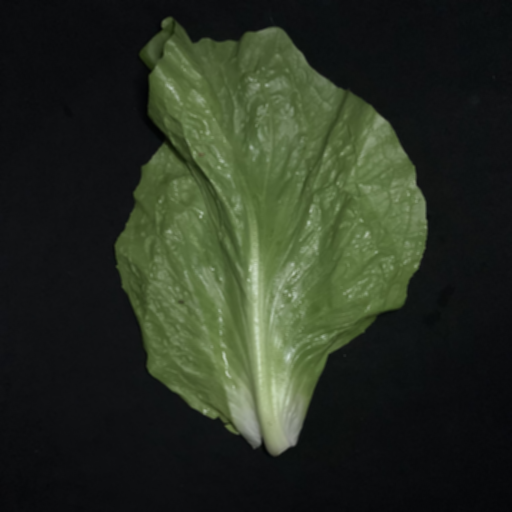
#> input picture folhas_augmented/0_romaine_lettuce/0-01-V1-B-M.png, 512 x 512 px; its folder holds only this picture in this run
$ python histogram_normalization.py
#> lines starting #> are read from the running program, lines starting #| are printed output that depends on the picture
import numpy as np
import skimage as ski
import scipy.signal as sps
import os

import matplotlib.pyplot as plt

def main():
    source_root = 'folhas_augmented'
    target_root = 'folhas_normalized'

    for folder in sorted(os.listdir(source_root)):
        print (folder)

        #Navigates through image files
        for file in sorted(os.listdir(source_root + '/' + folder)):
            if file[-5] != 'B' and file[-5] != 'W' and file[-5] != 'E' and file[-5] != 'L' and file[-5] != 'M':
                continue

            #Gets the image's relative path
            source_path = source_root + '/' + folder + '/' + file
            target_path = target_root + '/' + folder + '/' + file

            #Opens the image
            source_image = ski.io.imread(source_path, as_gray = False, plugin = None)
#> source_image is the input picture: shape (512, 512, 3); mean R, G, B 41.3, 48.8, 35

            #Converts image from RGB to HSV and extracts its V channel
            hsv_image = ski.color.rgb2hsv(source_image)
#> hsv_image: shape (512, 512, 3) float64; mean of channels 0, 1, 2 0.463, 0.268, 0.196
            v = hsv_image[:, :, 2]
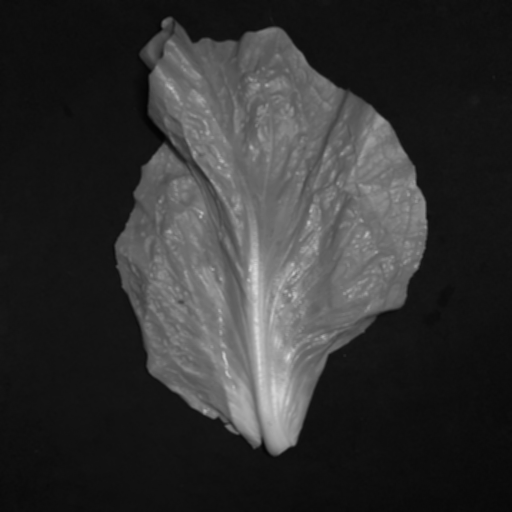
#> v: shape (512, 512) float64; min 0.0118, max 0.859, mean 0.196
            v = ski.util.img_as_ubyte(v)

            #Gets histogram from V channel, normalizes it, gets its CDF transform (adjusting it to integer max val = 255)
            #and equalizes the image's v channel in the s variable.
            hist, bins = np.histogram(v, bins = 256)
#> hist = 256 values, max 25252 at index 18, min 0 at index 6, mean 1024; bins = 257 values from 3 to 219
            hist = hist/(512*512)
#> hist = 256 values, max 0.0963 at index 18, min 0 at index 6, mean 0.00391
            s = 255*np.cumsum(hist)
#> s = 256 values from 0.00292 to 255
            s = np.round(s)
#> s = 256 values from 0 to 255
            img_eq = s[v]
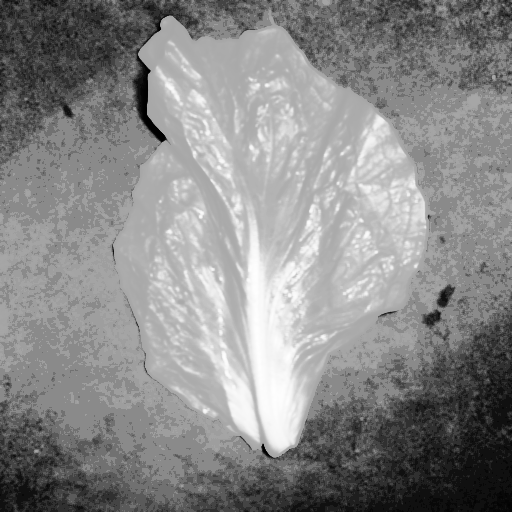
#> img_eq: shape (512, 512) float64; min 0, max 254, mean 136.8

            #Converts image back from HSV to RGB
            img_eq = np.stack([hsv_image[:, :, 0], hsv_image[:, :, 1], img_eq/255], 2)
#> img_eq: shape (512, 512, 3) float64; mean of channels 0, 1, 2 0.463, 0.268, 0.537
            img_eq = ski.color.hsv2rgb(img_eq)
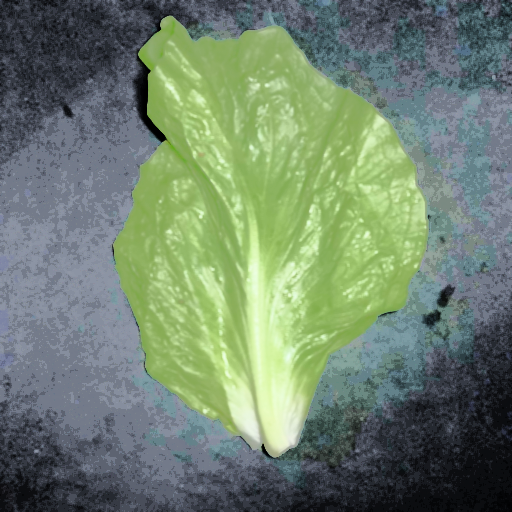
#> img_eq: shape (512, 512, 3) float64; mean R, G, B 0.44, 0.512, 0.432
            img_eq = ski.util.img_as_ubyte(img_eq)

            #Removes the extension and saves image to new path
            newpath = target_path[:-4]
            ski.io.imsave(newpath + '-Eq.png', img_eq)
#> pass 2 of the loop in main, `for folder in sorted(os.listdir(source_root)):`:
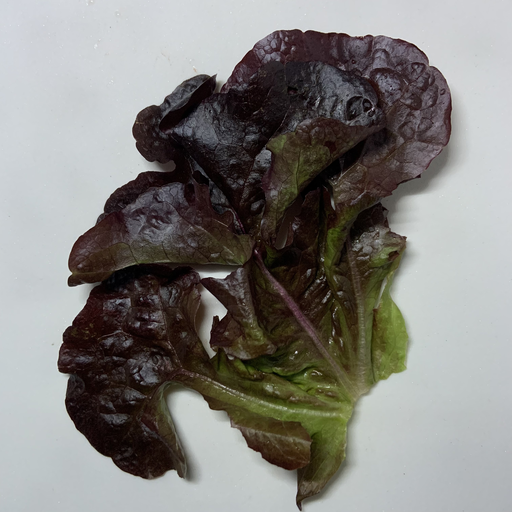
#> input picture folhas_augmented/1_red_leaf_lettuce/1-01-V1-W.png, 512 x 512 px
#> in main, source_image is the input picture: shape (512, 512, 3); mean R, G, B 130.8, 129.1, 125.5
#> hsv_image: shape (512, 512, 3) float64; mean of channels 0, 1, 2 0.433, 0.221, 0.529
#> in main, `v = hsv_image[:, :, 2]`:
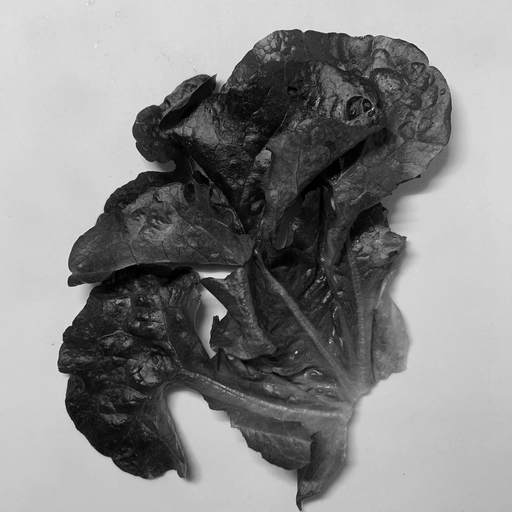
#> v: shape (512, 512) float64; min 0, max 0.941, mean 0.529
#> in main, `hist, bins = np.histogram(v, bins = 256)`: hist = 256 values, max 8044 at index 226, min 0 at index 15, mean 1024; bins = 257 values from 0 to 240
#> in main, `hist = hist/(512*512)`: hist = 256 values, max 0.0307 at index 226, min 0 at index 15, mean 0.00391
#> in main, `s = 255*np.cumsum(hist)`: s = 256 values from 0.161 to 255
#> in main, `s = np.round(s)`: s = 256 values from 0 to 255
#> in main, `img_eq = ski.color.hsv2rgb(img_eq)`:
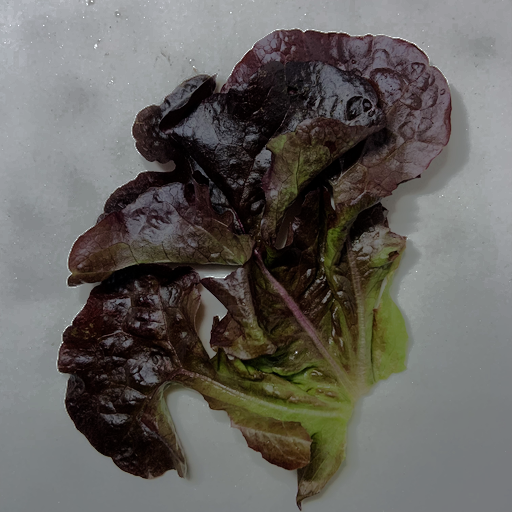
#> img_eq: shape (512, 512, 3) float64; mean R, G, B 0.396, 0.388, 0.372

            #plt.imshow(img_eq)
            #plt.show()


if __name__ == "__main__":
    main()
